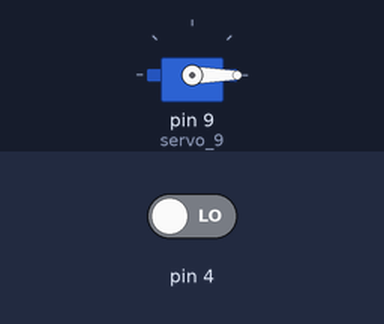
Bench run of a sketch on a simulated Arduino Uno, built with avr-gcc and run on an emulated ATmega328P. On the bench: servo. The test bench sets the inputs (shaded band); at power-on: pin 4 LOW. What the sketch prints to the serial monitor is not drawn.

Above: at 1.2 s.
1.3 s: pin 4 driven HIGH
At 1.75 s:
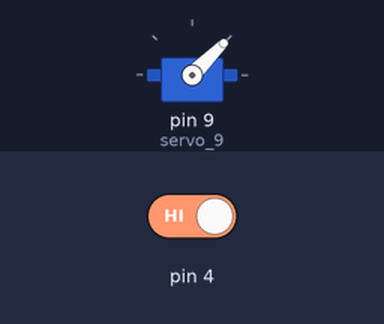
At 2.36 s:
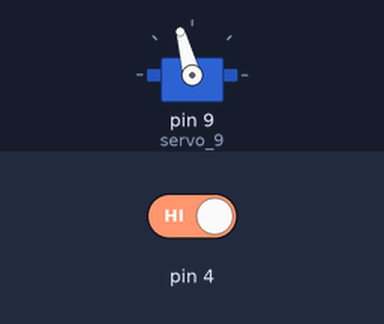
4.3 s: pin 4 driven LOW
At 4.78 s:
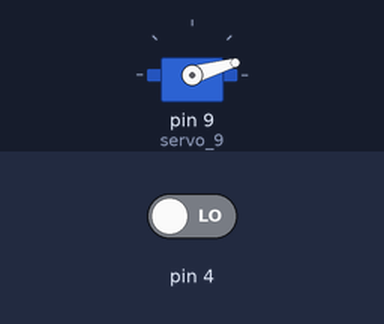
Timing chart, 0 to 7.3 s (numbered marks = the images above; inputs shaded):
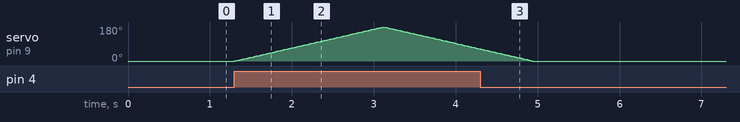

Measured:
- after the input at 1.3 s, servo on pin 9 (servo_9): rises from 0° to 180° in 1.8 s, then falls to 64° in 1.2 s
- after the input at 4.3 s, servo on pin 9 (servo_9): goes on until 4.9 s, then stays 0°

The sketch:

servo_motor1.ino
```cpp
//C++ code
//

#include <Servo.h>

int push = 0;

int i = 0;

int j = 0;

Servo servo_9;

void setup()
{
  pinMode(4, INPUT);
  Serial.begin(9600);
  servo_9.attach(9, 500, 2500);
}

void loop()
{
  push = digitalRead(4);
  Serial.println(push);
  if (push == 1) {
    for (push = 1; push <= 180; push += 1) {
      servo_9.write(push);
      delay(10); // Wait for 5 millisecond(s)
    }
    for (push = 180; push >= 1; push -= 1) {
      servo_9.write(push);
      delay(10); // Wait for 5 millisecond(s)
    }
  } else {
    servo_9.write(0);
  }
}
```
